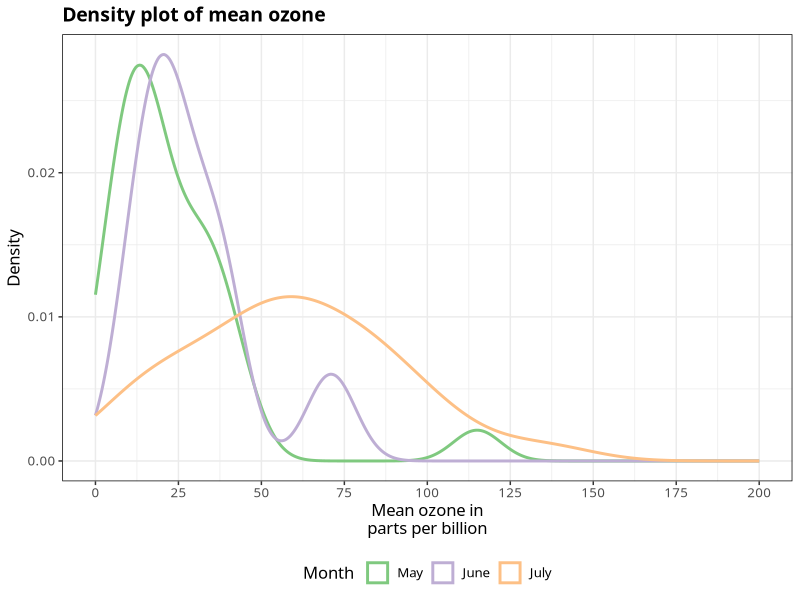
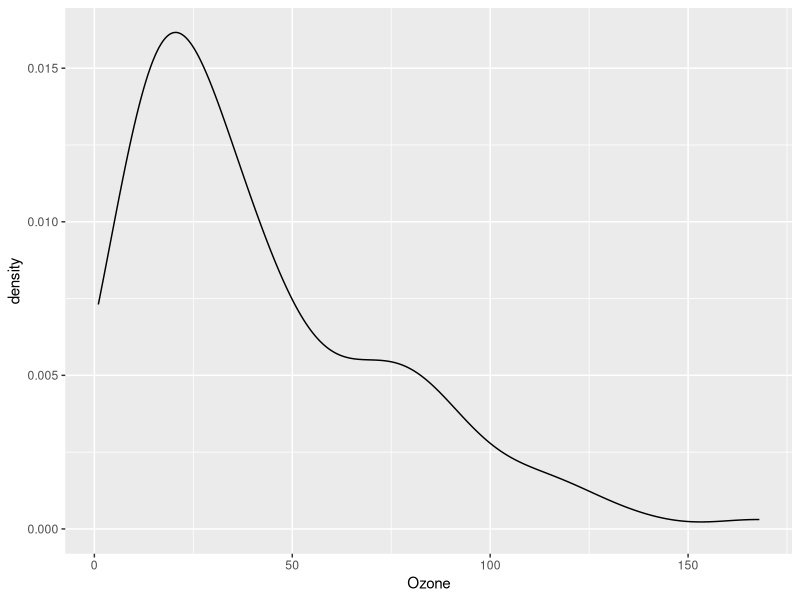
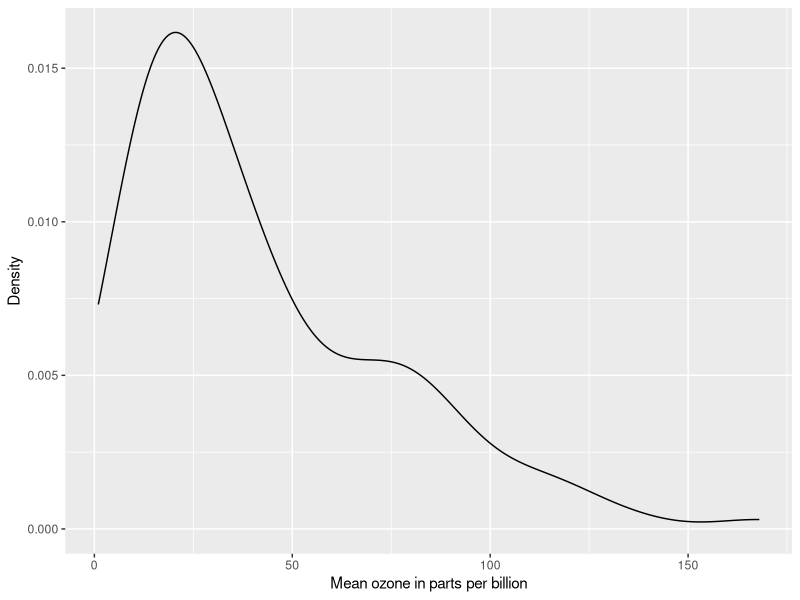
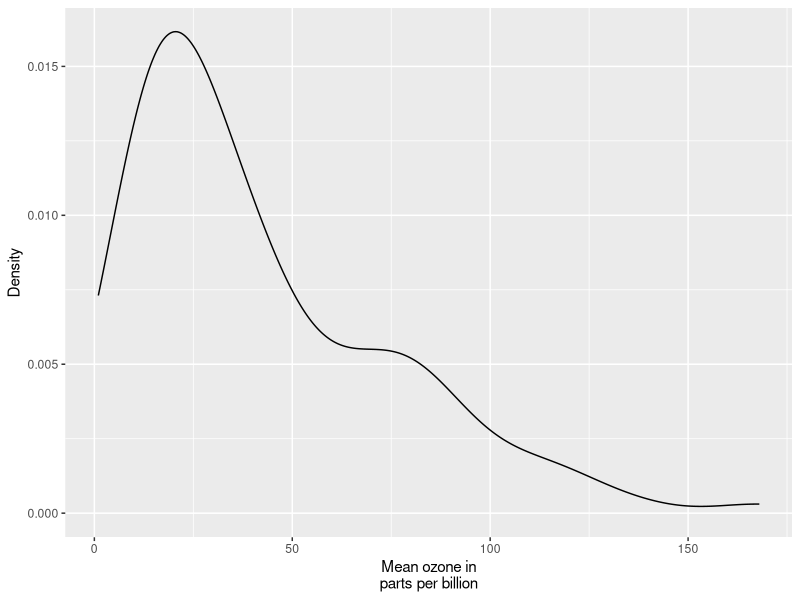
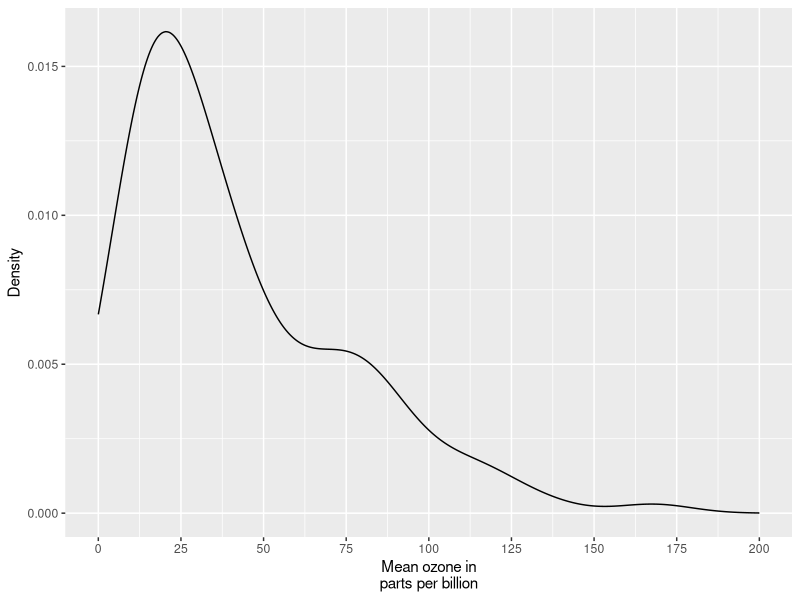
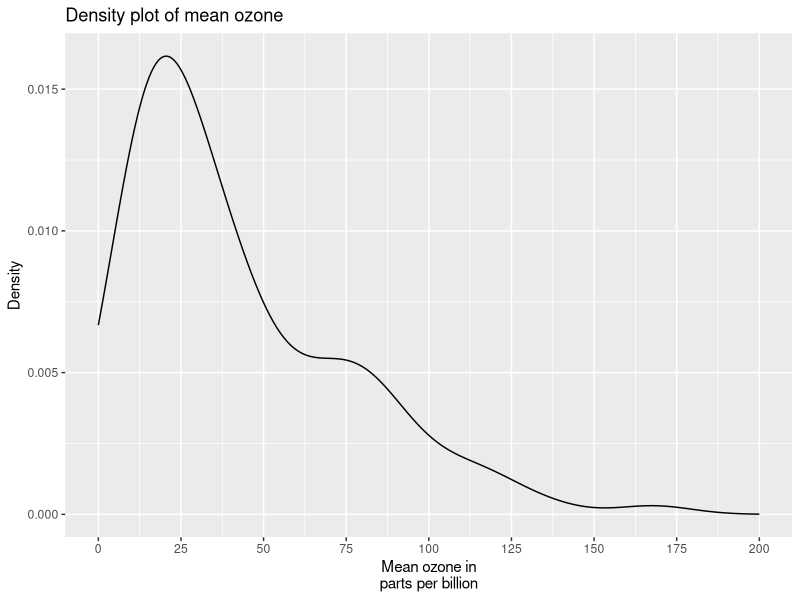
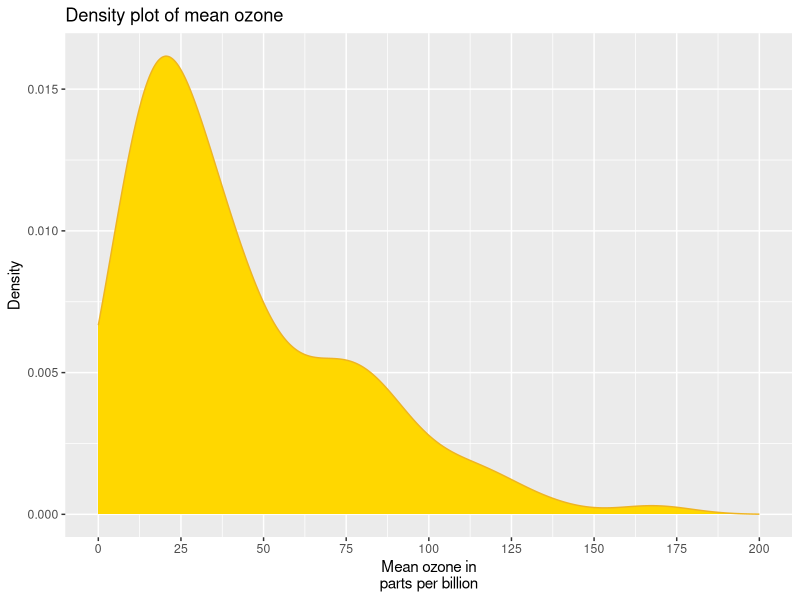
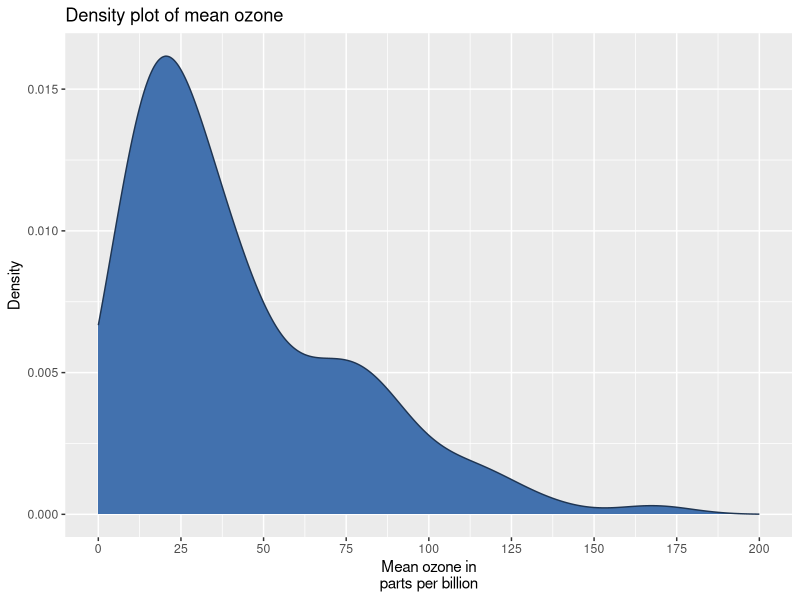

Write the R code that produced these figures, in order. (Note: this script raises an error after producing the figures.)
## ---- chunk 1
knitr::opts_chunk$set(message = F, error = F, warning = F, comment = NA, fig.align = 'center', dpi = 100, fig.width=6, fig.height=5, tidy = F, cache.path = '.cache/', fig.path = '8_Density_Plots/')
## ---- chunk 2
rm(list = ls())
library(datasets)
library(ggplot2)

data(airquality)
## ---- chunk 3
library(RColorBrewer)

airquality_trimmed <- airquality[which(airquality$Month == 5 |
                                       airquality$Month == 6 |
                                       airquality$Month == 7), ]
airquality_trimmed$Month.f <- factor(airquality_trimmed$Month, 
                                     labels = c("May", "June", "July"))

ggplot(airquality_trimmed, aes(x = Ozone, colour = Month.f)) + 
      geom_density(position="identity", fill = NA, size = 1) +
      scale_x_continuous(name = "Mean ozone in\nparts per billion",
                         breaks = seq(0, 200, 25),
                         limits=c(0, 200)) +
      scale_y_continuous(name = "Density") +
      ggtitle("Density plot of mean ozone") +
      scale_colour_brewer(palette="Accent") +
      labs(colour = "Month ") +
      theme_bw() +
      theme(legend.position = "bottom",
            panel.border = element_rect(colour = "black", fill=NA, size=.5),
            plot.title = element_text(size = 14, family = "Tahoma", face = "bold"), 
            text = element_text(size = 12, family = "Tahoma"))
## ---- chunk 4
p8 <- ggplot(airquality, aes(x = Ozone)) + geom_density()
p8
## ---- chunk 5
p8 <- p8 + scale_x_continuous(name = "Mean ozone in parts per billion") +
      scale_y_continuous(name = "Density")
p8
## ---- chunk 6
p8 <- p8 + scale_x_continuous(name = "Mean ozone in\nparts per billion")
p8
## ---- chunk 7
p8 <- p8 + scale_x_continuous(name = "Mean ozone in\nparts per billion",
                              breaks = seq(0, 200, 25),
                              limits=c(0, 200))
p8
## ---- chunk 8
p8 <- p8 + ggtitle("Density plot of mean ozone")
p8
## ---- chunk 9
fill <- "gold1"
line <- "goldenrod2"

p8 <- ggplot(airquality, aes(x = Ozone)) + 
      geom_density(fill = fill, colour = line) +
      scale_x_continuous(name = "Mean ozone in\nparts per billion",
                         breaks = seq(0, 200, 25),
                         limits=c(0, 200)) +
      scale_y_continuous(name = "Density") +
      ggtitle("Density plot of mean ozone")
p8
## ---- chunk 10
fill <- "#4271AE"
line <- "#1F3552"

p8 <- ggplot(airquality, aes(x = Ozone)) + 
      geom_density(fill = fill, colour = line) +
      scale_x_continuous(name = "Mean ozone in\nparts per billion",
                         breaks = seq(0, 200, 25),
                         limits=c(0, 200)) +
      scale_y_continuous(name = "Density") +
      ggtitle("Density plot of mean ozone")
p8
## ---- chunk 11
p8 <- ggplot(airquality, aes(x = Ozone)) + 
      geom_density(fill = fill, colour = line,
                   alpha = 0.6) +
      scale_x_continuous(name = "Mean ozone in\nparts per billion",
                         breaks = seq(0, 200, 25),
                         limits=c(0, 200)) +
      scale_y_continuous(name = "Density") +
      ggtitle("Density plot of mean ozone")
p8
## ---- chunk 12
p8 <- p8 + theme_bw()
p8
## ---- chunk 13
p8 <- ggplot(airquality, aes(x = Ozone)) + 
      geom_density(colour = "black", fill = "#56B4E9") +
      scale_x_continuous(name = "Mean ozone in\nparts per billion",
                         breaks = seq(0, 200, 25),
                         limits=c(0, 200)) +
      scale_y_continuous(name = "Density") +
      ggtitle("Density plot of mean ozone") +
      theme(panel.border = element_rect(colour = "black", fill=NA, size=.5),
            axis.text.x=element_text(colour="black", size = 9), 
            axis.text.y=element_text(colour="black", size = 9),
            panel.grid.major = element_line(colour = "#d3d3d3"), 
            panel.grid.minor = element_blank(), 
            panel.border = element_blank(), panel.background = element_blank(),
            plot.title = element_text(family = "xkcd-Regular"),
            text=element_text(family="xkcd-Regular"))
p8
## ---- chunk 14
library(ggthemes)
library(grid)

fill <- "#4271AE"
line <- "#1F3552"

p8 <- ggplot(airquality, aes(x = Ozone)) + 
      geom_density(fill = fill, colour = line) +
      scale_x_continuous(name = "Mean ozone in\nparts per billion",
                         breaks = seq(0, 200, 25),
                         limits=c(0, 200)) +
      scale_y_continuous(name = "Density") +
      ggtitle("Density plot of mean ozone") +
      theme_economist() +
      theme(panel.border = element_rect(colour = "black", fill=NA, size=.5),
            axis.text.x=element_text(colour="black", size = 9), 
            axis.text.y=element_text(colour="black", size = 9),
            panel.border = element_blank(), panel.background = element_blank(),
            plot.title = element_text(family = "OfficinaSanITC-Book"),
            text=element_text(family="OfficinaSanITC-Book"))
p8
## ---- chunk 15
library(grid) 

fill <- "#4271AE"
lines <- "#1F3552"

p8 <- ggplot(airquality, aes(x = Ozone)) + 
      geom_density(colour = lines, fill = fill, size = 1) +
      scale_x_continuous(name = "Mean ozone in\nparts per billion",
                            breaks = seq(0, 200, 25),
                            limits=c(0, 200)) +
      scale_y_continuous(name = "Density") +
      ggtitle("Density plot of mean ozone") +
      theme(panel.border = element_rect(colour = "black", fill=NA, size=.5),
            axis.text.x=element_text(colour="black", size = 9), 
            axis.text.y=element_text(colour="black", size = 9), 
            legend.position = "bottom", legend.position = "horizontal",
            panel.grid.major = element_line(colour = "#d3d3d3"), 
            panel.grid.minor = element_blank(), 
            panel.border = element_blank(), panel.background = element_blank(),
            plot.title = element_text(size = 14, family = "Tahoma", face = "bold"),
            text=element_text(family="Tahoma"))
p8
## ---- chunk 16
fill <- "#4271AE"
line <- "#1F3552"

p8 <- p8 + geom_vline(xintercept = 75, size = 1, colour = "#FF3721", 
                      linetype = "dashed")
p8
## ---- chunk 17
airquality_trimmed <- airquality[which(airquality$Month == 5 |
                                       airquality$Month == 6 |
                                       airquality$Month == 7), ]
airquality_trimmed$Month.f <- factor(airquality_trimmed$Month, 
                                     labels = c("May", "June", "July"))

p8 <- ggplot(airquality_trimmed, aes(x = Ozone)) + 
      geom_density(fill = fill, colour = line,
                   alpha = 0.6) +
      scale_x_continuous(name = "Mean ozone in\nparts per billion",
                         breaks = seq(0, 200, 50),
                         limits=c(0, 200)) +
      scale_y_continuous(name = "Density") +
      ggtitle("Density plot of mean ozone") +
      facet_grid(. ~ Month.f) +
      theme_bw() +
      theme(panel.border = element_rect(colour = "black", fill=NA, size=.5),
            plot.title = element_text(size = 14, family = "Tahoma", face = "bold"), 
            text = element_text(size = 12, family = "Tahoma"))
p8
## ---- chunk 18
p8 <- ggplot(airquality_trimmed, aes(x = Ozone)) + 
      stat_density(aes(ymax = ..density..,  ymin = -..density..),
                   geom = "ribbon", 
                   fill = fill, colour = line, alpha = 0.6,
                   position = "identity") +
      scale_x_continuous(name = "Mean ozone in\nparts per billion",
                         breaks = seq(0, 200, 25),
                         limits=c(0, 200)) +
      scale_y_continuous(name = "Density",
                         breaks = seq(-0.03, 0.03, 0.03)) +
      ggtitle("Density plot of mean ozone") +
      facet_grid(. ~ Month.f) +
      coord_flip() +
      theme_bw() +
      theme(panel.border = element_rect(colour = "black", fill=NA, size=.5),
            plot.title = element_text(size = 14, family = "Tahoma", face = "bold"), 
            text = element_text(size = 12, family = "Tahoma"))
p8
## ---- chunk 19
library(RColorBrewer)

p8 <- ggplot(airquality_trimmed, aes(x = Ozone, fill = Month.f)) + 
      geom_density(position="identity", alpha=0.6) +
      scale_x_continuous(name = "Mean ozone in\nparts per billion",
                         breaks = seq(0, 200, 25),
                         limits=c(0, 200)) +
      scale_y_continuous(name = "Density") +
      ggtitle("Density plot of mean ozone") +
      scale_fill_brewer(palette="Accent") +
      theme_bw() +
      theme(panel.border = element_rect(colour = "black", fill=NA, size=.5),
            plot.title = element_text(size = 14, family = "Tahoma", face = "bold"), 
            text = element_text(size = 12, family = "Tahoma"))
p8
## ---- chunk 20
p8 <- ggplot(airquality_trimmed, aes(x = Ozone, fill = Month.f)) + 
      geom_density(position = "stack", alpha = 0.6) +
      scale_x_continuous(name = "Mean ozone in\nparts per billion",
                         breaks = seq(0, 200, 25),
                         limits=c(0, 200)) +
      scale_y_continuous(name = "Density") +
      ggtitle("Density plot of mean ozone") +
      scale_fill_brewer(palette="Accent") +
      theme_bw() +
      theme(panel.border = element_rect(colour = "black", fill=NA, size=.5),
            plot.title = element_text(size = 14, family = "Tahoma", face = "bold"), 
            text = element_text(size = 12, family = "Tahoma"))
p8
## ---- chunk 21
p8 <- ggplot(airquality_trimmed, aes(x = Ozone, colour = Month.f)) + 
      geom_density(position="identity", fill = NA, size = 1) +
      scale_x_continuous(name = "Mean ozone in\nparts per billion",
                         breaks = seq(0, 200, 25),
                         limits=c(0, 200)) +
      scale_y_continuous(name = "Density") +
      ggtitle("Density plot of mean ozone") +
      scale_colour_brewer(palette="Accent") +
      theme_bw() +
      theme(panel.border = element_rect(colour = "black", fill=NA, size=.5),
            plot.title = element_text(size = 14, family = "Tahoma", face = "bold"), 
            text = element_text(size = 12, family = "Tahoma"))
p8
## ---- chunk 22
p8 <- ggplot(airquality_trimmed, aes(x = Ozone, colour = Month.f)) + 
      geom_density(position="identity", fill = NA, size = 1) +
      scale_x_continuous(name = "Mean ozone in\nparts per billion",
                         breaks = seq(0, 200, 25),
                         limits=c(0, 200)) +
      scale_y_continuous(name = "Density") +
      ggtitle("Density plot of mean ozone") +
      scale_colour_brewer(palette="Accent") +
      labs(colour = "Month ") +
      theme_bw() +
      theme(legend.position = "bottom",
            panel.border = element_rect(colour = "black", fill=NA, size=.5),
            plot.title = element_text(size = 14, family = "Tahoma", face = "bold"), 
            text = element_text(size = 12, family = "Tahoma"))
p8
